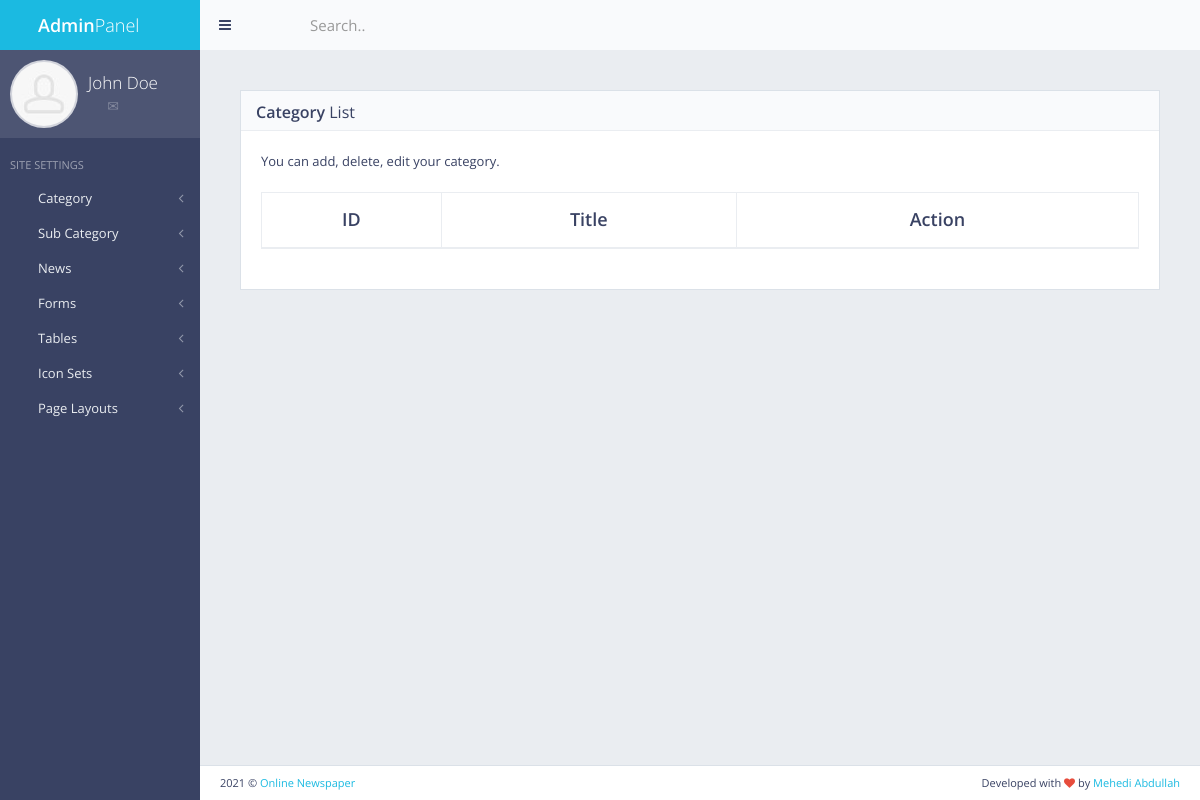
/panel/category/list/, run on an earlier commit of the app's database.
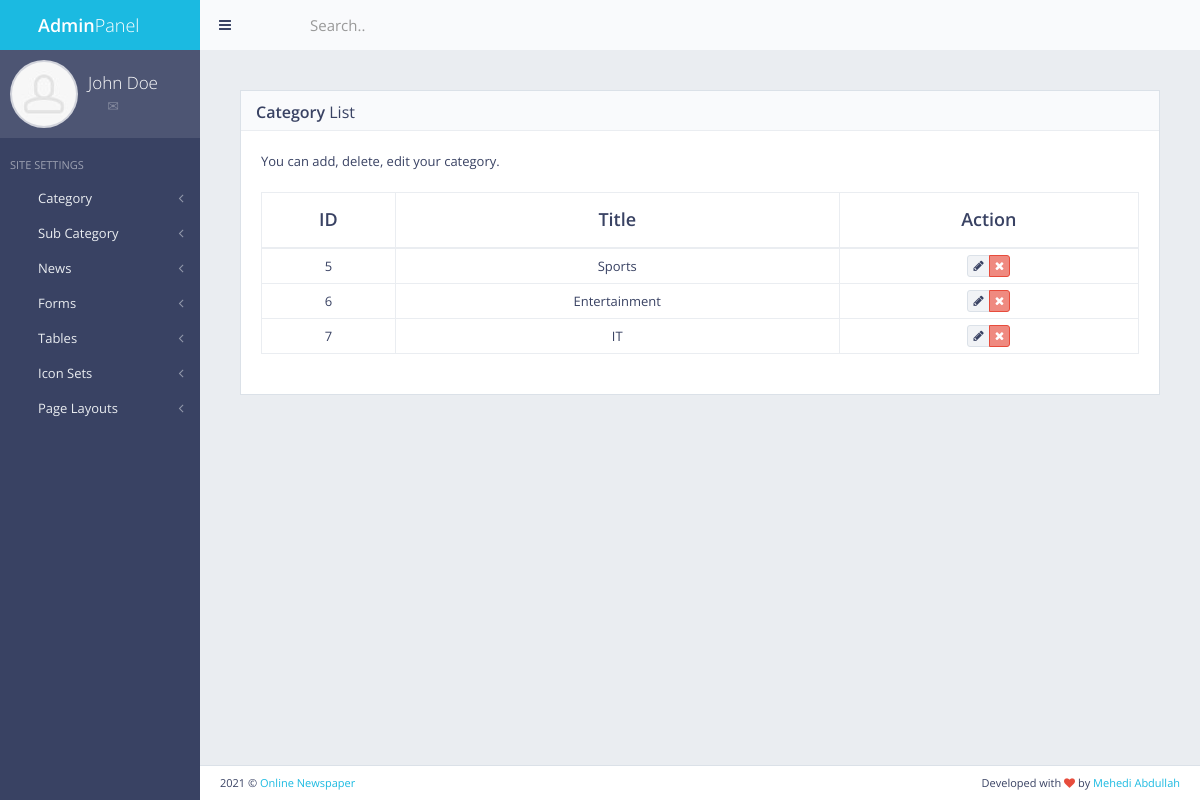
And on a later commit of the database.
### category/models.py (models this page shows, shortened)
class Category(models.Model):
    name = models.CharField(max_length=21)

### category/views.py (the view)
# urls.py: url(r'^panel/category/list/$', views.category_list, name='category-list'),
def category_list(request):
    category = Category.objects.all()
    return render(request, 'back/category_list.html', {'category':category})

### main/templates/back/category_list.html (shortened to what this page needs)
    {% extends 'back/master.html' %}
    {% load static %}
    {% block body %}
        <div id="page-content">
            <div class="block full">
                <div class="block-title">
                    <h2><strong>Category</strong> List</h2>
                </div>
                <p>You can add, delete, edit your category.</p>
                <div class="table-responsive">
                    <table id="example-datatable" class="table table-vcenter table-condensed table-bordered">
                        <thead>
                            <tr >
                                <th class="text-center">ID</th>
                                <th class='text-center'>Title</th>
                                <th class='text-center'>Action</th>
                            </tr>
                        </thead>
                        <tbody>
                        {% for category in category %}
                            <tr>
                                <td class="text-center">{{category.pk}}</td>
                                <td class='text-center'>{{category.name}}</td>
                                <td class="text-center">
                                    <div class="btn-group">
                                        <a href="javascript:void(0)" data-toggle="tooltip" title="Edit" class="btn btn-xs btn-default"><i class="fa fa-pencil"></i></a>
                                        <a href="" data-toggle="tooltip" title="Delete" class="btn btn-xs btn-danger"><i class="fa fa-times"></i></a>
                                    </div>
                                </td>
                            </tr>
                        {% endfor %}
                        </tbody>
                    </table>
                </div>
            </div>
        </div>
    {% endblock body %}

What changed in the data, as far as the page shows it:
added Category: pk "5", name "Sports"
added Category: pk "6", name "Entertainment"
added Category: pk "7", name "IT"
